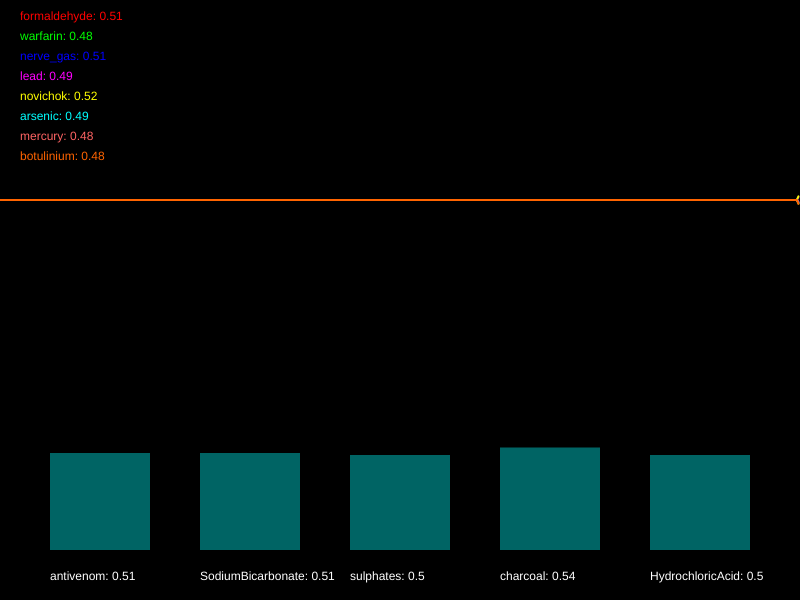
Frame 1 (no input)
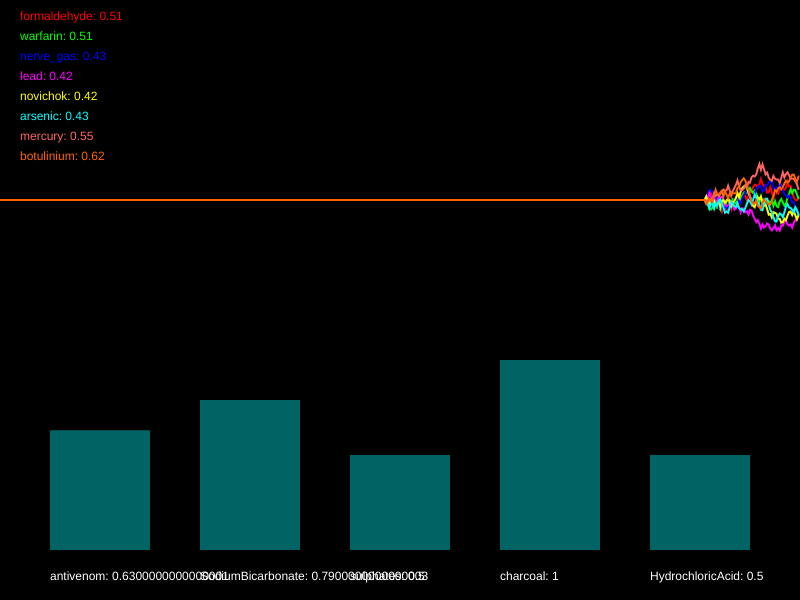
Frame 60 (no input)
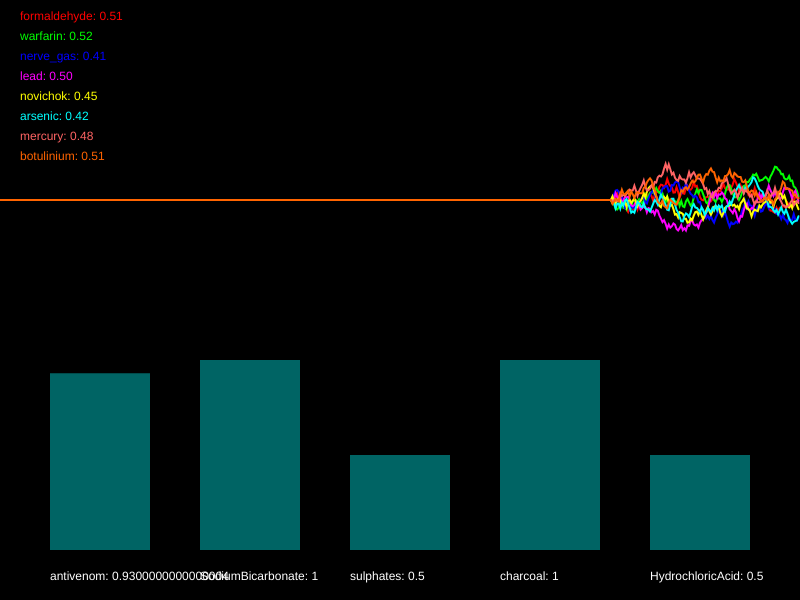
Frame 120 (the mouse pressed at the canvas centre since frame 60)

The p5.js sketch that drew these frames (run headless with seeded random() and noise() and a simulated clock; from frame 60 on, the mouse is pressed at the canvas centre):

// p5.js sketch
// ── sketch.js
/*

CaseNum: 401-3

Case 401 - The Case of Norbert's Weiner Stand
Stage 4 - Mortal Cupcake

It seems that Norbert is getting desperate now. In what appears to be his final stand he has set up his own cupcake shop. 
The laced cupcakes look delicious but they are extremely dangerous. 
Just a brief whiff of one can induce a series of deadly symptoms. 
This is Norbert’s most complex poison to date, so you’ll have to work hard to produce a viable antidote.

You must develop the antidote by using conditional statements in the draw loop to do the following.

	- When nerve_gas goes above 0.75, formaldehyde goes above 0.75, and also warfarin goes above 0.37, decrease antivenom by 0.03
	- When botulinium dips below 0.33 or lead goes above 0.49, whilst at the same time, mercury dips below 0.55 or novichok goes above 0.62, try increasing antivenom by 0.01
	- When formaldehyde goes above 0.52 or novichok goes above 0.63, or on the other hand, mercury dips below 0.34 and arsenic dips below 0.55, try decreasing SodiumBicarbonate by 0.01
	- If botulinium goes above 0.42 and lead goes above 0.31, or on the other hand, nerve_gas dips below 0.3 or warfarin dips below 0.39, increment SodiumBicarbonate by 0.01
	- If nerve_gas dips below 0.33, whilst at the same time, warfarin goes above 0.28 or lead dips below 0.25, decrease sulphates by 0.02
	- When novichok dips below 0.47, botulinium dips below 0.63, and also arsenic goes above 0.69, increase sulphates by 0.03
	- When botulinium dips below 0.26 and warfarin goes above 0.63, or on the other hand, lead dips below 0.62 and arsenic dips below 0.33, decrease charcoal by 0.02
	- If either mercury dips below 0.36, nerve_gas goes above 0.61, formaldehyde dips below 0.28, or perhaps novichok goes above 0.36, increase charcoal by 0.04
	- When either arsenic goes above 0.58, nerve_gas goes above 0.35, or perhaps warfarin goes above 0.53, reduce HydrochloricAcid by 0.03
	- When either botulinium goes above 0.32, lead dips below 0.54, novichok goes above 0.33, or perhaps formaldehyde dips below 0.74, try increasing HydrochloricAcid by 0.03


Your conditional statements should consider the following poisons:

	- formaldehyde
	- warfarin
	- nerve_gas
	- lead
	- novichok
	- arsenic
	- mercury
	- botulinium


Your conditional statements should modify the following antidotes:

	- antivenom
	- SodiumBicarbonate
	- sulphates
	- charcoal
	- HydrochloricAcid


- There are many ways to complete this task but you should only use the following commands:

	if(){}
	>
	<
	&&
	||
	+=
	-=

*/

//Declare the poison variables
var formaldehyde;
var warfarin;
var nerve_gas;
var lead;
var novichok;
var arsenic;
var mercury;
var botulinium;


//Declare the antidote variables
var antivenom;
var SodiumBicarbonate;
var sulphates;
var charcoal;
var HydrochloricAcid;


//This variable is used for drawing the graph
var graphs;


function setup()
{

	createCanvas(800,600);
	strokeWeight(2);

	//initialise the poisons and antidotes
	formaldehyde = 0.5;
	warfarin = 0.5;
	nerve_gas = 0.5;
	lead = 0.5;
	novichok = 0.5;
	arsenic = 0.5;
	mercury = 0.5;
	botulinium = 0.5;
	antivenom = 0.5;
	SodiumBicarbonate = 0.5;
	sulphates = 0.5;
	charcoal = 0.5;
	HydrochloricAcid = 0.5;


	//fills the graph with empty values
	graphs = [];

	for(var i = 0; i < 8; i++)
	{
		graphs.push([]);
		for(var j = 0; j < 512; j++)
		{
			graphs[i].push(0.5);
		}
	}

}

function draw()
{

	//Develop the antidote below
	//Write conditional statements to change the amount of each substance ...
if(nerve_gas > 0.75 && formaldehyde > 0.75 && warfarin > 0.37)
{
	antivenom -= 0.03
}

if((botulinium < 0.33 || lead > 0.49) && (mercury < 0.55 || novichok > 0.62))
{
	antivenom += 0.01
}

if((formaldehyde > 0.52 || novichok > 0.63) || (mercury < 0.34 && arsenic < 0.55))
{
	SodiumBicarbonate -= 0.01
}

if((botulinium > 0.42 && lead > 0.31) || (nerve_gas < 0.3 || warfarin < 0.39))
{ 
	 SodiumBicarbonate += 0.01
}

if(nerve_gas < 0.33 && (warfarin > 0.28 || lead < 0.25))
{
	sulphates -= 0.02
}

if(novichok < 0.47 && botulinium < 0.63 && arsenic > 0.69)
{
	sulphates += 0.03
}

if((botulinium < 0.26 && warfarin > 0.63) || (lead < 0.62 && arsenic < 0.33))
{ 
	charcoal -= 0.02
}

if(mercury < 0.36 || nerve_gas > 0.61 || formaldehyde < 0.28 || novichok > 0.36)
{
	charcoal += 0.04
}

if( arsenic > 0.58 || nerve_gas > 0.35 || warfarin > 0.53)
{
	HydrochloricAcid -= 0.03
}

if(botulinium > 0.32 || lead < 0.54 || novichok > 0.33||formaldehyde < 0.74)
{
	HydrochloricAcid += 0.03
}

	//////////////////////////////////////////////////////

	//the code below generates new values using random numbers

	/*
		For testing, you might want to temporarily comment out
		these lines and set the same variables to constant values
		instead.
	*/

	formaldehyde = nextValue(graphs[0],formaldehyde);
	warfarin = nextValue(graphs[1],warfarin);
	nerve_gas = nextValue(graphs[2],nerve_gas);
	lead = nextValue(graphs[3],lead);
	novichok = nextValue(graphs[4],novichok);
	arsenic = nextValue(graphs[5],arsenic);
	mercury = nextValue(graphs[6],mercury);
	botulinium = nextValue(graphs[7],botulinium);


	antivenom = constrain(antivenom, 0, 1);
	SodiumBicarbonate = constrain(SodiumBicarbonate, 0, 1);
	sulphates = constrain(sulphates, 0, 1);
	charcoal = constrain(charcoal, 0, 1);
	HydrochloricAcid = constrain(HydrochloricAcid, 0, 1);


	///////// DO NOT CHANGE THE CODE BELOW ///////////

	//drawing code

	// set background
	background(0);
	noFill();

	//draw the graphs for the vitals

	var colors = [
		color(255, 0, 0),
		color(0, 255, 0),
		color(0, 0, 255),
		color(255, 0, 255),
		color(255, 255, 0),
		color(0, 255, 255),
		color(255, 100, 100),
		color(255, 100, 0)
	];

	for(var i = 0; i < graphs.length; i++)
	{
		stroke(colors[i]);
		drawGraph(graphs[i]);
	}

	//draw the poisons as text
	noStroke();
	fill(colors[0]);
	text('formaldehyde: ' + nf(formaldehyde,1,2), 20,20);
	fill(colors[1]);
	text('warfarin: ' + nf(warfarin,1,2), 20,40);
	fill(colors[2]);
	text('nerve_gas: ' + nf(nerve_gas,1,2), 20,60);
	fill(colors[3]);
	text('lead: ' + nf(lead,1,2), 20,80);
	fill(colors[4]);
	text('novichok: ' + nf(novichok,1,2), 20,100);
	fill(colors[5]);
	text('arsenic: ' + nf(arsenic,1,2), 20,120);
	fill(colors[6]);
	text('mercury: ' + nf(mercury,1,2), 20,140);
	fill(colors[7]);
	text('botulinium: ' + nf(botulinium,1,2), 20,160);


	//draw the antidotes bar chart
	drawBar(antivenom,50,'antivenom');
	drawBar(SodiumBicarbonate,200,'SodiumBicarbonate');
	drawBar(sulphates,350,'sulphates');
	drawBar(charcoal,500,'charcoal');
	drawBar(HydrochloricAcid,650,'HydrochloricAcid');


}

function nextValue(graph, val)
{
	//gets the next value for a vital and puts it in an array for drawing
	var delta = random(-0.03,0.03);

	val += delta;
	if(val > 1 || val < 0)
	{
		delta *= -1;
		val += delta * 2;
	}

	graph.push(val)
	graph.shift();
	return val;
}

function drawGraph(graph)
{
	//draws an array as a graph
	beginShape();
	for(var i = 0; i < graph.length; i++)
	{
			vertex(width * i/512, height * 0.5 - graph[i]* height/3)
	}
	endShape();
}


function drawBar(val, x, name)
{
	//draws the bars for bar chart
    noStroke();
    fill(0,100,100);
	var mh = height * 0.4 - 50;
	rect(x,(height - 50) - val*mh, 100, val*mh);
    fill(255);
	text(name + ": " + val, x, height - 20);
}
